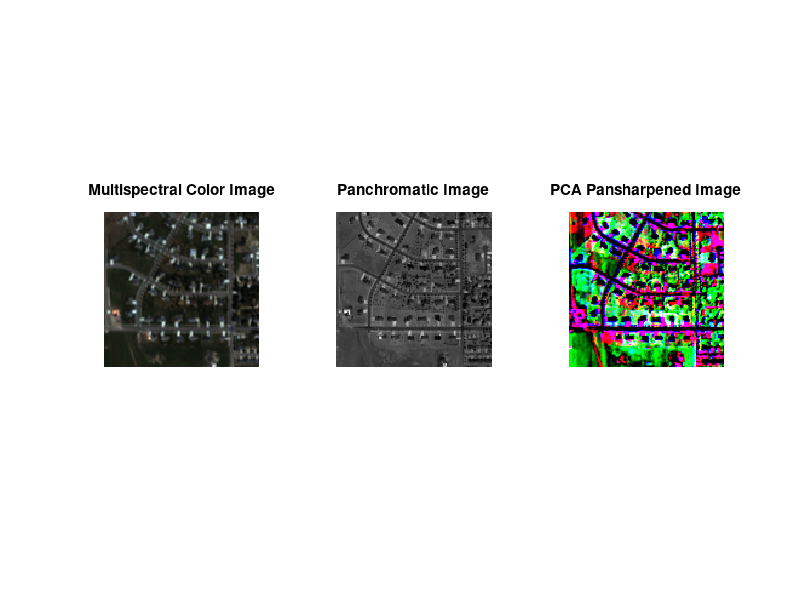
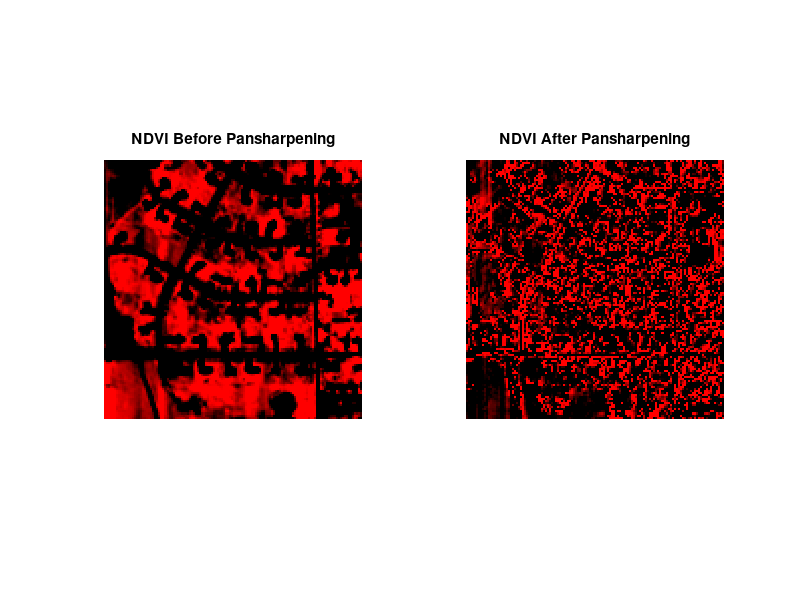
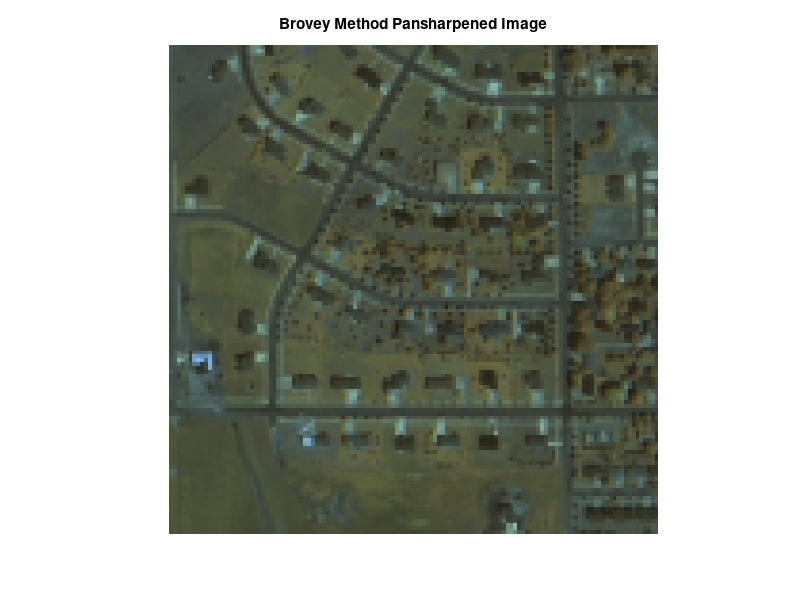

These figures' MATLAB source, in order:
close all

% Load the image dataset
load pan_IKONOS.mat;

pan_IKONOS = struct2cell(load("pan_IKONOS.mat"));

% Combine the multispectral and panchromatic data
ms_data = struct2cell(load("ms_IKONOS.mat"));

panchromatic_image = pan_IKONOS{1, 1};

% Resize multispectral images to match panchromatic image size
[m, n] = size(panchromatic_image);
multispectral_images = cellfun(@(x) imresize(x, [m, n]), ms_data, 'UniformOutput', false);

% Combine multispectral images into a single matrix
multispectral_matrix = cell2mat(reshape(multispectral_images, 1, 1, []));

% Perform PCA on the multispectral images
mean_multispectral = mean(multispectral_matrix, 3);
centered_multispectral = multispectral_matrix - repmat(mean_multispectral, 1, 1, size(multispectral_matrix, 3));

% Reshape the centered_multispectral to a 2D matrix for PCA
reshaped_multispectral = reshape(centered_multispectral, [], size(centered_multispectral, 3));

%panchromatic_image = upsample_ms(panchromatic_image);

reshaped_multispectral(:, 1) = reshape(panchromatic_image, m*n, 1);

% Compute the covariance matrix using X^T*X
covariance_matrix_multispectral = (reshaped_multispectral' * reshaped_multispectral) / (size(reshaped_multispectral, 1) - 1);

% Perform PCA on the covariance matrix
[eigenvectors_multispectral, eigenvalues_multispectral] = eig(covariance_matrix_multispectral);

% Sort eigenvectors based on eigenvalues in descending order
[eigenvalues_multispectral, sorted_indices_multispectral] = sort(diag(eigenvalues_multispectral), 'descend');
eigenvectors_multispectral = eigenvectors_multispectral(:, sorted_indices_multispectral);

% Number of principal components to keep
num_components = 4;

% Use the first 'num_components' principal components for pansharpening
top_pcs_multispectral = eigenvectors_multispectral(:, 1:num_components);

% Pansharpening using the top principal components
pansharpened_components = reshape(reshaped_multispectral * top_pcs_multispectral, m, n, num_components);
pansharpened_image = sum(pansharpened_components, 4) + panchromatic_image;

NIR = rescale(multispectral_images{1, 1}(:,:,4));
R = rescale(multispectral_images{1, 1}(:,:,3));
G = rescale(multispectral_images{1, 1}(:,:,2));
B = rescale(multispectral_images{1, 1}(:,:,1));

NDVI = normalize(((NIR) - (R)) ./ ((NIR) + (R)));

NIR_P = normalize(pansharpened_components(:,:,4));
R_P = normalize(pansharpened_components(:,:,3));
G_P = normalize(pansharpened_components(:,:,2));
B_P = normalize(panchromatic_image);

NDVI_P = (NIR_P - R_P) ./ (NIR_P + R_P);

figure;
subplot(1, 3, 1);
imshow(cat(3, R, G, B));
title(['Multispectral Color Image']);
subplot(1, 3, 2);
imshow(panchromatic_image, []);
title(['Panchromatic Image']);
subplot(1, 3, 3);
imshow(cat(3, R_P, G_P, B_P), []);
title(['PCA Pansharpened Image']);

figure;
subplot(1, 2, 1);
imshow(cat(3, NDVI, zeros(m, n), zeros(m,n)), []);
title(['NDVI Before Pansharpening'])
subplot(1, 2, 2);
imshow(cat(3, NDVI_P, zeros(m, n), zeros(m,n)), []);
title(['NDVI After Pansharpening']);


% -------------------------------------------------------------------------

multispectral_bands = multispectral_images{1,1};
denominator = multispectral_bands(:,:,1) + multispectral_bands(:,:,2) + multispectral_bands(:,:,3);

fused_band1 = (multispectral_bands(:,:,1).*panchromatic_image)./denominator;
fused_band2 = (multispectral_bands(:,:,2).*panchromatic_image)./denominator;
fused_band3 = (multispectral_bands(:,:,3).*panchromatic_image)./denominator;

fused_image = cat(3, fused_band1, fused_band2, fused_band3)/510;
figure;
imshow(fused_image);
title(['Brovey Method Pansharpened Image'])
